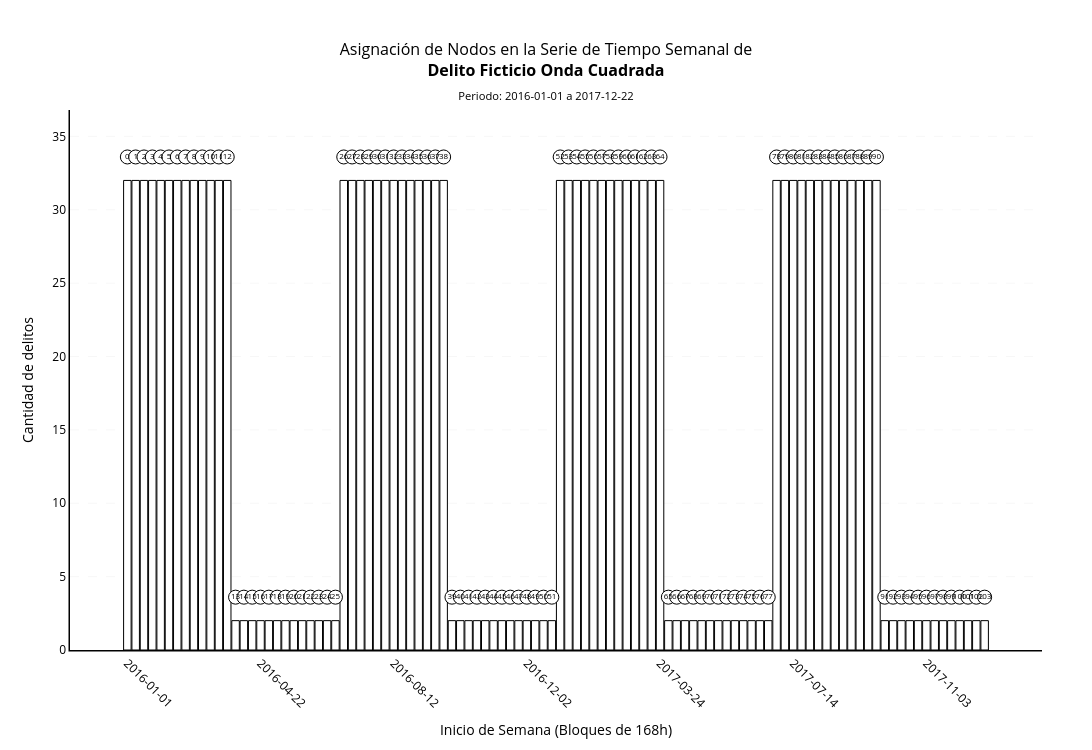

Notebook code cell kept with this figure:
### Markdown cell above
#### Histograma General [DEPRECATED]

### Code cell
# [EJECUCIÓN] Renderizado gráfico de la red
# INPUT:  visibility_graph (nx.Graph), TARGET_CRIME (str)
# OUTPUT: None (despliegue en output)

try:
    fig = plot_weekly_network_nodes(global_visibility_graph, TARGET_CRIME)
    fig.show()
except Exception as err:
    logger.error(f"Error al renderizar el gráfico: {err}")
